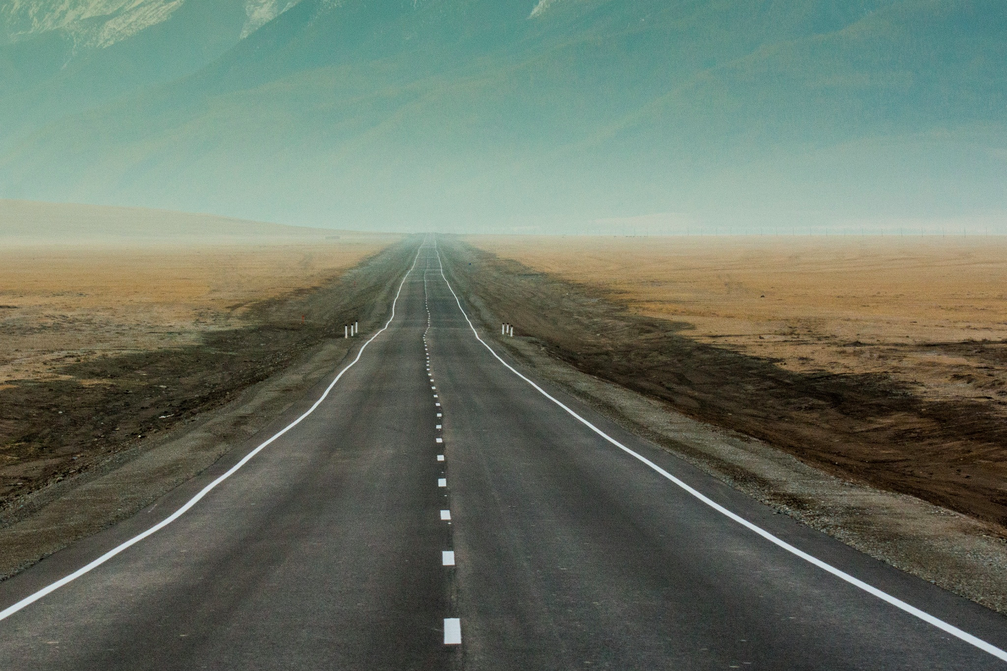
#> input picture image/road3.png, 1007 x 671 px
$ python cannyEdge.py   (Python 2 division)
#> lines starting #> are read from the running program, lines starting #| are printed output that depends on the picture
# doing all the relevant imports
import cv2
import matplotlib.image as mpimg
import matplotlib.pyplot as plt
import numpy as np

# Read in the image and convert to grayscale
image = mpimg.imread('image/road3.png')
#> image is the input picture: shape (671, 1007, 3) float32; mean R, G, B 0.414, 0.452, 0.397
gray = cv2.cvtColor(image, cv2.COLOR_RGB2GRAY)
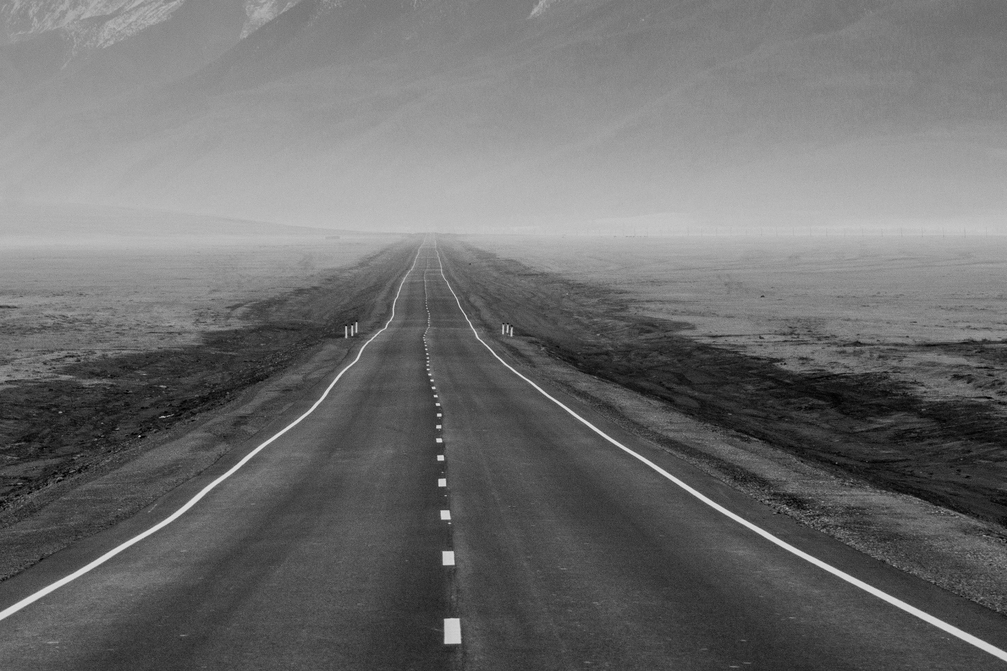
#> gray: shape (671, 1007) float32; min 0, max 0.901, mean 0.434

# Define a kernel size for Gaussian smoothing / blurring
# Note: this step is optional as cv2.Canny() applies a 5x5 Gaussian internally
kernel_size = 303
blur_gray = cv2.GaussianBlur(gray, (kernel_size, kernel_size), 0)
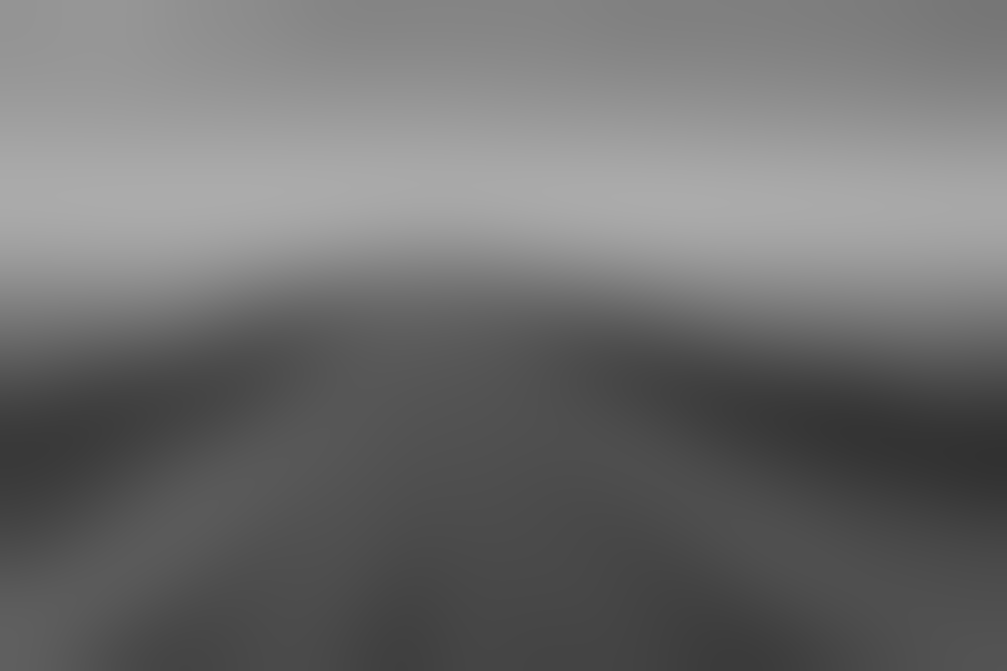
#> blur_gray: shape (671, 1007) float32; min 0.194, max 0.673, mean 0.434
blur_grayCopy = np.uint8(blur_gray)
#> blur_grayCopy: shape (671, 1007); every value is 0

# Define parameters for Canny and run it
# NOTE: if you try running this code you might want to change these!
low_threshold = 50
high_threshold = 150
edges = cv2.Canny(blur_grayCopy, low_threshold, high_threshold)
print edges
#> (printed output is left out)

# Display the image
plt.imshow(edges, cmap='Greys_r')
plt.show()

$ run again, with image/road.png copied over image/road3.png
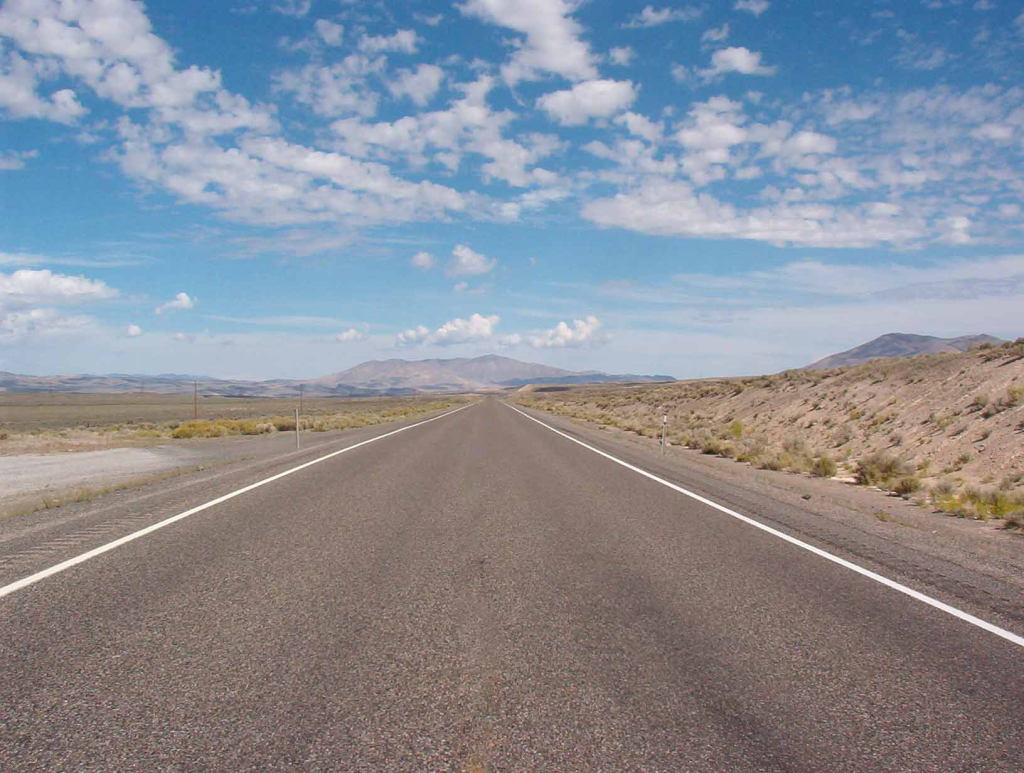
#> input picture image/road.png, 1024 x 773 px
#> image is the input picture: shape (773, 1024, 3) float32; mean R, G, B 0.536, 0.555, 0.592
#> `gray = cv2.cvtColor(image, cv2.COLOR_RGB2GRAY)`:
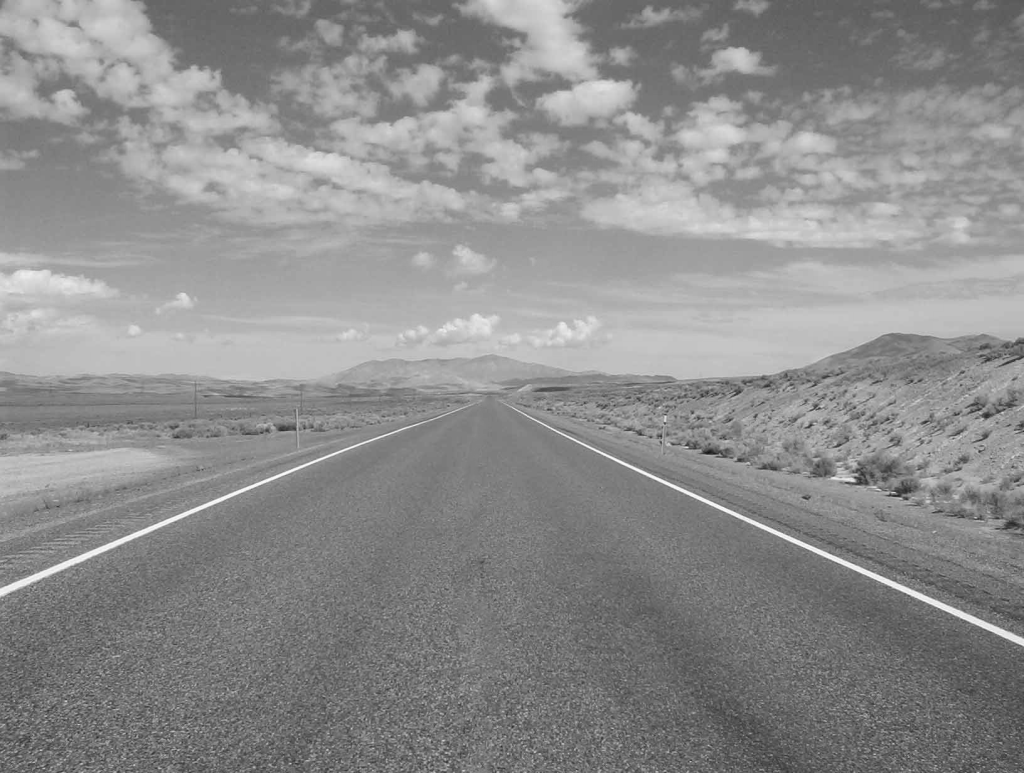
#> gray: shape (773, 1024) float32; min 0.081, max 0.992, mean 0.554
#> `blur_gray = cv2.GaussianBlur(gray, (kernel_size, kernel_size), 0)`:
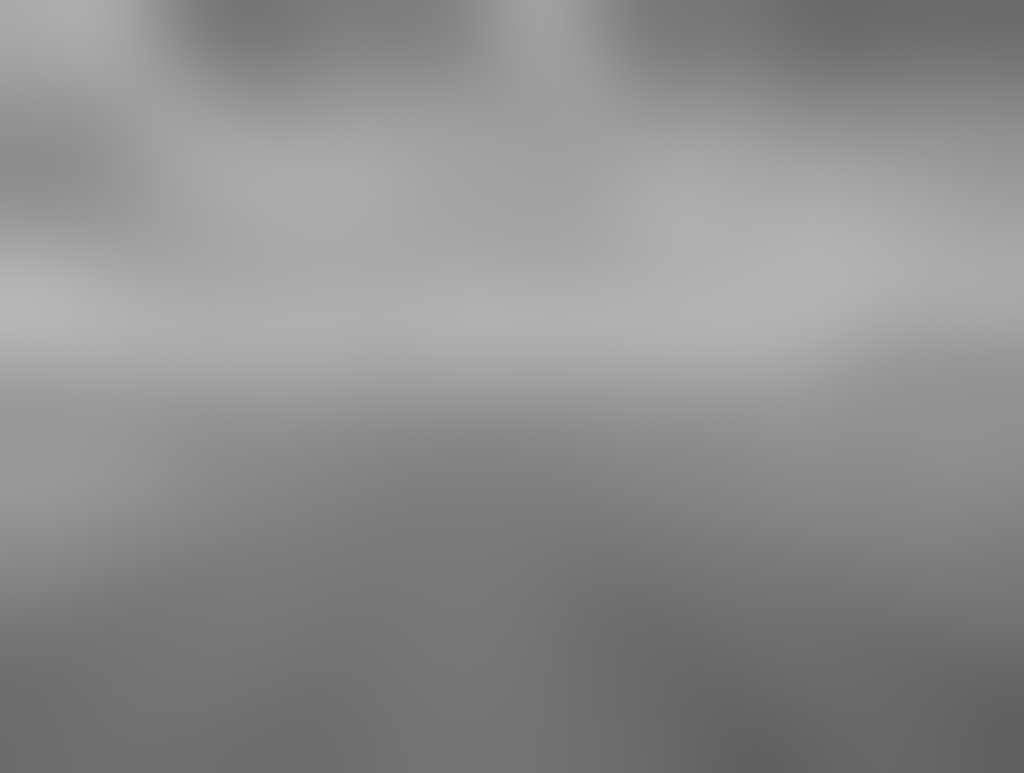
#> blur_gray: shape (773, 1024) float32; min 0.377, max 0.718, mean 0.554
#> blur_grayCopy: shape (773, 1024); every value is 0
#> (printed output is left out)
